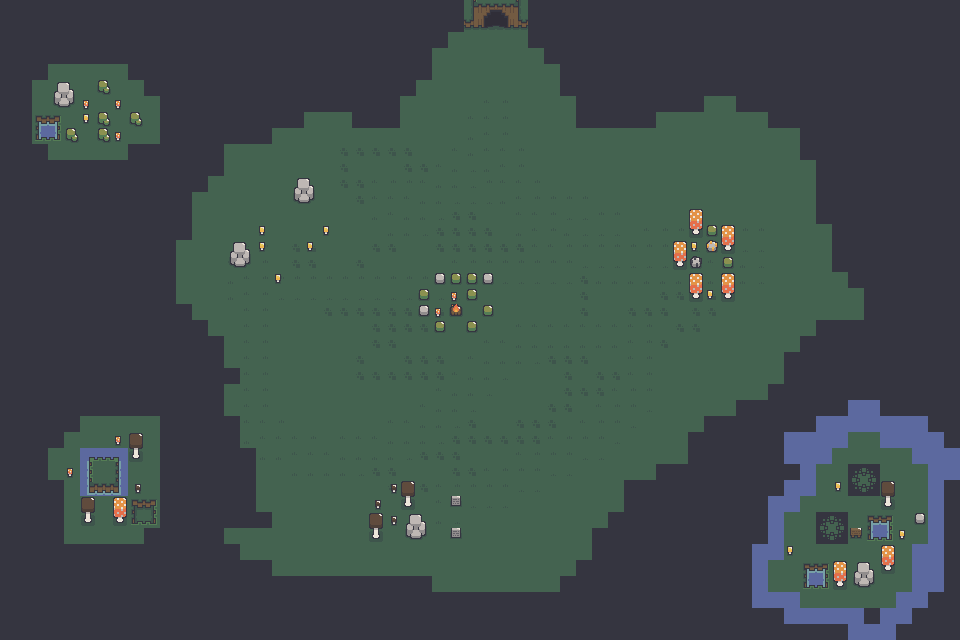

The image is a tile-based game level rendered from a .tmx file. Its description and source (layers, tilesets, objects; grid data summarised) follow:
An orthogonal 60x40 tile map with 16x16 px tiles, 3 tile layers (Background, FirstLayer, SecondLayer), 2 tilesets and 87 objects.

<map version="1.10" tiledversion="git" orientation="orthogonal" renderorder="right-down" width="60" height="40" tilewidth="16" tileheight="16" infinite="0" nextlayerid="6" nextobjectid="90">
 <tileset firstgid="1" source="SwampRessource.tsx" />
 <tileset firstgid="121" source="SwampPng.tsx" />
 <layer id="1" name="Background" width="60" height="40">
  <data>[2400 cells, 2400 non-empty, 1 distinct tile ids]</data>
 </layer>
 <layer id="2" name="FirstLayer" width="60" height="40">
  <data>[2400 cells, 1228 non-empty, 28 distinct tile ids]</data>
 </layer>
 <layer id="3" name="SecondLayer" width="60" height="40">
  <data>[2400 cells, 104 non-empty, 31 distinct tile ids]</data>
 </layer>
 <objectgroup id="5" name="Door">
  <object id="60" x="483.667" y="10" width="25" height="19.6667">
   <properties>
    <property name="door" type="bool" value="true" />
   </properties>
  </object>
 </objectgroup>
 <objectgroup id="4" name="Collision">
  <properties>
   <property name="blocked" type="bool" value="true" />
  </properties>
  <object id="2" x="529" y="1" width="15" height="47">
   <properties>
    <property name="blocked" type="bool" value="true" />
   </properties>
  </object>
  <object id="3" x="544.5" y="48.5" width="16.5" height="15">
   <properties>
    <property name="blocked" type="bool" value="true" />
   </properties>
  </object>
  <object id="4" x="561.5" y="64.5" width="13.5" height="30.5">
   <properties>
    <property name="blocked" type="bool" value="true" />
   </properties>
  </object>
  <object id="5" x="577" y="112.5" width="79" height="14.5">
   <properties>
    <property name="blocked" type="bool" value="true" />
   </properties>
  </object>
  <object id="6" x="577" y="96" width="16.5" height="15">
   <properties>
    <property name="blocked" type="bool" value="true" />
   </properties>
  </object>
  <object id="7" x="656" y="95.5" width="47.5" height="17">
   <properties>
    <property name="blocked" type="bool" value="true" />
   </properties>
  </object>
  <object id="8" x="704.5" y="79" width="31.5" height="17">
   <properties>
    <property name="blocked" type="bool" value="true" />
   </properties>
  </object>
  <object id="9" x="736" y="95" width="31.5" height="16.5">
   <properties>
    <property name="blocked" type="bool" value="true" />
   </properties>
  </object>
  <object id="10" x="769.5" y="112" width="31" height="16">
   <properties>
    <property name="blocked" type="bool" value="true" />
   </properties>
  </object>
  <object id="11" x="801" y="129" width="16" height="31">
   <properties>
    <property name="blocked" type="bool" value="true" />
   </properties>
  </object>
  <object id="12" x="817.5" y="161" width="13.5" height="63.5">
   <properties>
    <property name="blocked" type="bool" value="true" />
   </properties>
  </object>
  <object id="13" x="833" y="224.5" width="15" height="47.5">
   <properties>
    <property name="blocked" type="bool" value="true" />
   </properties>
  </object>
  <object id="14" x="848" y="271.5" width="16" height="16">
   <properties>
    <property name="blocked" type="bool" value="true" />
   </properties>
  </object>
  <object id="15" x="865" y="288.5" width="14" height="30.5" />
  <object id="16" x="817" y="320.5" width="47" height="15.5">
   <properties>
    <property name="blocked" type="bool" value="true" />
   </properties>
  </object>
  <object id="17" x="800.5" y="336" width="16.5" height="17">
   <properties>
    <property name="blocked" type="bool" value="true" />
   </properties>
  </object>
  <object id="18" x="783.5" y="352" width="18" height="32">
   <properties>
    <property name="blocked" type="bool" value="true" />
   </properties>
  </object>
  <object id="19" x="768.5" y="384.5" width="15.5" height="16">
   <properties>
    <property name="blocked" type="bool" value="true" />
   </properties>
  </object>
  <object id="20" x="737" y="400.5" width="48" height="15.5">
   <properties>
    <property name="blocked" type="bool" value="true" />
   </properties>
  </object>
  <object id="21" x="704.5" y="417" width="33" height="14">
   <properties>
    <property name="blocked" type="bool" value="true" />
   </properties>
  </object>
  <object id="22" x="688" y="432.5" width="16.5" height="17.5">
   <properties>
    <property name="blocked" type="bool" value="true" />
   </properties>
  </object>
  <object id="23" x="688.5" y="448.5" width="16" height="18.5">
   <properties>
    <property name="blocked" type="bool" value="true" />
   </properties>
  </object>
  <object id="24" x="656" y="463.5" width="31.5" height="16.5">
   <properties>
    <property name="blocked" type="bool" value="true" />
   </properties>
  </object>
  <object id="25" x="625.5" y="480.5" width="31" height="31.5">
   <properties>
    <property name="blocked" type="bool" value="true" />
   </properties>
  </object>
  <object id="26" x="610" y="513" width="15" height="14.5">
   <properties>
    <property name="blocked" type="bool" value="true" />
   </properties>
  </object>
  <object id="27" x="619" y="522.5">
   <properties>
    <property name="blocked" type="bool" value="true" />
   </properties>
  </object>
  <object id="28" x="593" y="528.5" width="16" height="32.5">
   <properties>
    <property name="blocked" type="bool" value="true" />
   </properties>
  </object>
  <object id="29" x="576" y="560" width="16.5" height="17.5">
   <properties>
    <property name="blocked" type="bool" value="true" />
   </properties>
  </object>
  <object id="30" x="560.5" y="576" width="16.5" height="17.5">
   <properties>
    <property name="blocked" type="bool" value="true" />
   </properties>
  </object>
  <object id="31" x="432.5" y="592" width="127.5" height="17">
   <properties>
    <property name="blocked" type="bool" value="true" />
   </properties>
  </object>
  <object id="32" x="274" y="577" width="157.5" height="15.5">
   <properties>
    <property name="blocked" type="bool" value="true" />
   </properties>
  </object>
  <object id="33" x="240" y="560.5" width="32" height="15.5">
   <properties>
    <property name="blocked" type="bool" value="true" />
   </properties>
  </object>
  <object id="34" x="224" y="545" width="15.5" height="16">
   <properties>
    <property name="blocked" type="bool" value="true" />
   </properties>
  </object>
  <object id="35" x="206.5" y="529" width="18" height="15">
   <properties>
    <property name="blocked" type="bool" value="true" />
   </properties>
  </object>
  <object id="36" x="224.5" y="512.5" width="48" height="16">
   <properties>
    <property name="blocked" type="bool" value="true" />
   </properties>
  </object>
  <object id="37" x="235" y="448" width="21" height="64">
   <properties>
    <property name="blocked" type="bool" value="true" />
   </properties>
  </object>
  <object id="38" x="223" y="416.5" width="16.5" height="31">
   <properties>
    <property name="blocked" type="bool" value="true" />
   </properties>
  </object>
  <object id="39" x="215" y="369" width="24.5" height="15.5">
   <properties>
    <property name="blocked" type="bool" value="true" />
   </properties>
  </object>
  <object id="40" x="205.5" y="337" width="18.5" height="31.5">
   <properties>
    <property name="blocked" type="bool" value="true" />
   </properties>
  </object>
  <object id="41" x="188.5" y="320.5" width="19.5" height="15.5">
   <properties>
    <property name="blocked" type="bool" value="true" />
   </properties>
  </object>
  <object id="42" x="172.5" y="305" width="18.5" height="14" />
  <object id="43" x="165.5" y="238" width="10.5" height="65.5" />
  <object id="44" x="176" y="191" width="16" height="50" />
  <object id="45" x="193" y="174.5" width="15" height="18">
   <properties>
    <property name="blocked" type="bool" value="true" />
   </properties>
  </object>
  </objectgroup>
</map>
<!-- 42 of 87 objects omitted -->
